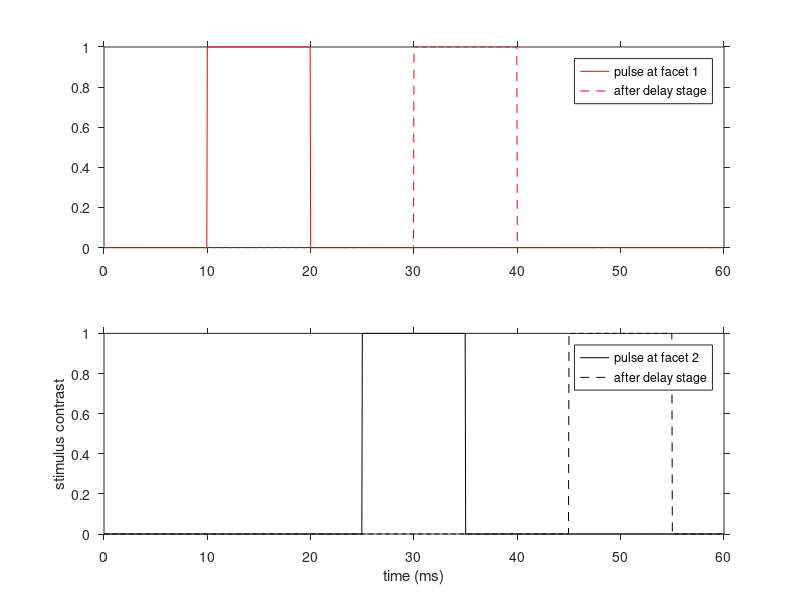
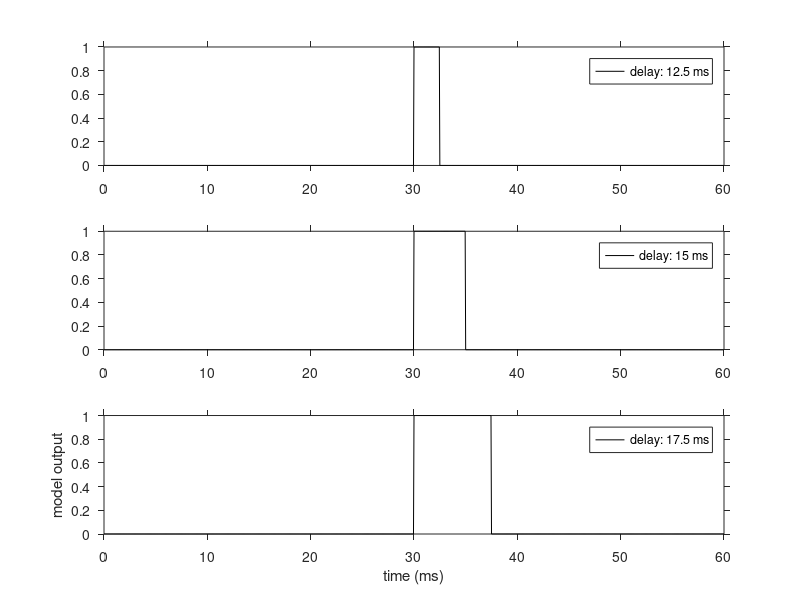
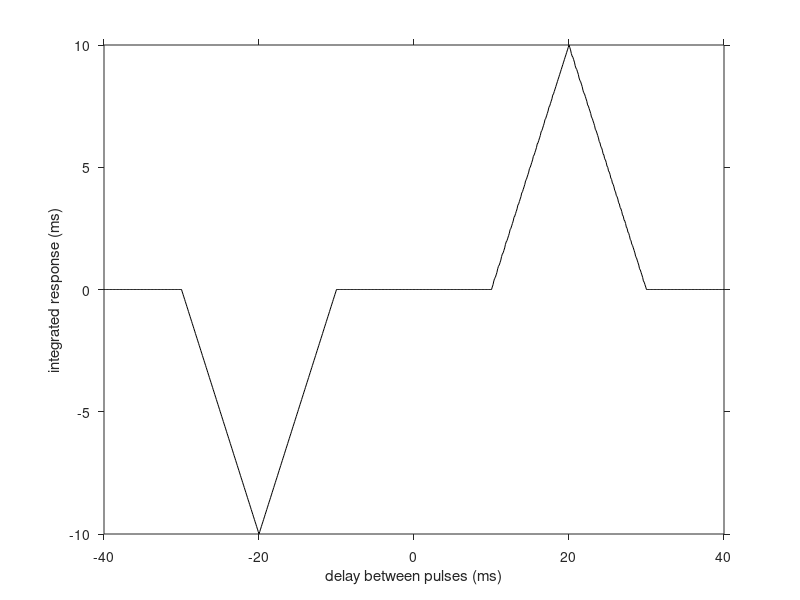

The MATLAB script that drew these images, in order:
%% Basic correlation model 
% plot two 10 ms pulses separated by 20 ms onset times
% plot the two pulses shifted by 20 ms
% plot output of correlation detector for 3 delays of 5, 10, 15 ms
% plot integrated response as a function of pulse delay

%define the pulses 
dt = 0.05; %ms
t_max = 60; %ms
t_vect = 0:dt:t_max;

%start of first pulse
t1 = 10;
%width of the pulse
wd = 10;

pulse1 = (t_vect>=t1)&(t_vect<(t1+wd));

%delay between the two pulses
pulse_delay = 15; %ms
t2 = t1 + pulse_delay;
pulse2 = (t_vect>=t2)&(t_vect<(t2+wd));

h_f = figure; 
h_a(1) = subplot(2,1,1);
h_p1 = plot(t_vect,pulse1,'r');
hold on;
h_a(2) = subplot(2,1,2);
h_p2 = plot(t_vect,pulse2,'k');
hold on;

%correlator delay
corr_delay = 20; %ms
%pulse1 onset after delay stage
t1_cd = t1+corr_delay; 
pulse1_cd = (t_vect>=t1_cd)&(t_vect<(t1_cd+wd));

%pulse2 onset after delay stage
t2_cd = t2+corr_delay;
pulse2_cd = (t_vect>=t2_cd)&(t_vect<(t2_cd+wd));

axes(h_a(1));
h_p1d = plot(t_vect,pulse1_cd,'r--');
legend([h_p1 h_p1d],{'pulse at facet 1','after delay stage'});
set(h_a(1),'TickDir','out');
axes(h_a(2));
h_p2d = plot(t_vect,pulse2_cd,'k--');
legend([h_p2 h_p2d],{'pulse at facet 2', 'after delay stage'});
xlabel('time (ms)');
ylabel('stimulus contrast');
set(h_a(2),'TickDir','out');

%print(h_f,'figures/pulses.eps','-depsc');

%% Compute ouptput of correlator for 3 delays
pulse_delay = [12.5 15 17.5]; %ms

h_f = figure;
for i = 1:length(pulse_delay)
    %note: the first pulse and its correlation delayed version do not
    %change; we need only to update the second pulse and its delayed
    %version
    t2 = t1 + pulse_delay(i);
    pulse2 = (t_vect>=t2)&(t_vect<(t2+wd));
    
    t2_cd = t2+corr_delay;
    pulse2_cd = (t_vect>=t2_cd)&(t_vect<(t2_cd+wd));
    
    r = pulse1_cd.*pulse2 - pulse2_cd.*pulse1;
    
    h_a = subplot(3,1,i);
    h_p(i) = plot(t_vect,r,'k');
    legend(h_p(i),{['delay: ' num2str(pulse_delay(i)) ' ms']});
    set(h_a,'TickDir','out');
end

xlabel('time (ms)');
ylabel('model output');

%print(h_f,'figures/basic_hrc_exresp.eps','-depsc');

%% Plot integrated response as a function of delay
pulse_delay = -40:0.1:40;
int_resp = zeros(size(pulse_delay));

for i = 1:length(pulse_delay);
    %note: the first pulse and its correlation delayed version do not
    %change; we need only to update the second pulse and its delayed
    %version
    t2 = t1 + abs(pulse_delay(i));
    pulse2 = (t_vect>=t2)&(t_vect<(t2+wd));
    
    t2_cd = t2+corr_delay;
    pulse2_cd = (t_vect>=t2_cd)&(t_vect<(t2_cd+wd));
    
    r = pulse1_cd.*pulse2 - pulse2_cd.*pulse1;

    if (pulse_delay(i) < 0)
        %effectively swap the order of the pulses
        r = -r;
    end

    int_resp(i) = sum(r)*dt;
end

h_f = figure;
h_a = axes;
plot(pulse_delay,int_resp,'k');
xlabel('delay between pulses (ms)');
ylabel('integrated response (ms)');
set(h_a,'TickDir','out');

%print(h_f,'figures/deltuning_basic.eps','-depsc');
